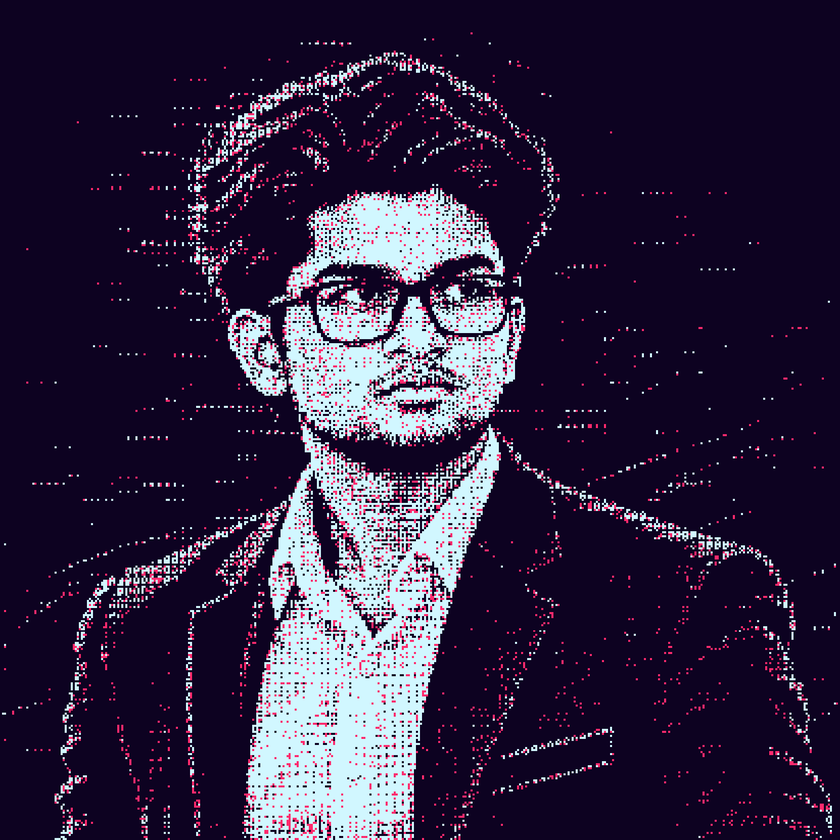
#> input picture assets/your-photo.png, 840 x 840 px, shrunk from 1662 x 1662 before the run
$ python make_ascii_portrait.py ../assets/your-photo.png
#> lines starting #> are read from the running program, lines starting #| are printed output that depends on the picture
import argparse
import html
from pathlib import Path

from PIL import Image, ImageOps


RAMP = " .:-=+*#%@"
WIDTH = 100
HEIGHT = 60
FONT_SIZE = 8
LINE_HEIGHT = 8


def build_svg(source: Path) -> str:
    image = Image.open(source).convert("RGB")
    image = ImageOps.fit(image, (WIDTH, HEIGHT), method=Image.Resampling.LANCZOS)
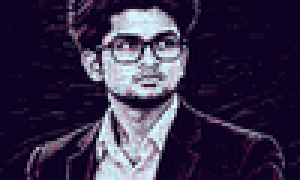
#> image: PIL image 100x60 RGB (shown 3 times larger); mean R, G, B 53, 43.5, 70.6
    grayscale = ImageOps.autocontrast(ImageOps.grayscale(image))
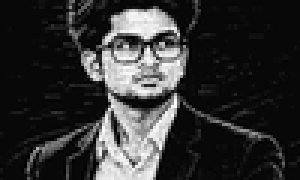
#> grayscale: PIL image 100x60 L (shown 3 times larger); min 0, max 255, mean 50

    rows = []
    for row_index in range(HEIGHT):
        y = 58 + row_index * LINE_HEIGHT
        pixels = []
        for value in (grayscale.getpixel((x, row_index)) for x in range(WIDTH)):
            ramp_index = round((255 - value) * (len(RAMP) - 1) / 255)
            pixels.append(RAMP[ramp_index])
        text = html.escape("".join(pixels))
        delay = row_index * 0.045
        rows.append(
            f'<text x="10" y="{y}" opacity="1">{text}'
            f'<animate attributeName="opacity" values="0;1" '
            f'begin="{delay:.3f}s" dur="0.18s" fill="freeze" />'
            "</text>"
        )

    return (
        '<svg xmlns="http://www.w3.org/2000/svg" width="500" height="600" '
        'viewBox="0 0 500 600" role="img" aria-labelledby="title description">'
        "<title id=\"title\">Ajay Varsan ASCII portrait</title>"
        "<desc id=\"description\">A monochrome ASCII portrait that reveals row by row.</desc>"
        '<rect width="500" height="600" rx="12" fill="#0A192F" />'
        '<g fill="#D1D5DB" font-family="Consolas, Courier New, monospace" '
        'font-size="8" xml:space="preserve">'
        + "".join(rows)
        + "</g></svg>"
    )


def main() -> None:
    parser = argparse.ArgumentParser(
        description="Turn a portrait photo into an animated ASCII SVG."
    )
    parser.add_argument("photo", type=Path, help="Path to a JPG, PNG, or other Pillow-readable photo")
    parser.add_argument(
        "--output",
        type=Path,
        default=Path("assets/ajay-ascii.svg"),
        help="Output SVG path (default: assets/ajay-ascii.svg)",
    )
    args = parser.parse_args()

    if not args.photo.is_file():
        parser.error(f"photo not found: {args.photo}")

    svg = build_svg(args.photo)
    args.output.parent.mkdir(parents=True, exist_ok=True)
    args.output.write_text(svg, encoding="utf-8")
    print(f"Wrote {args.output}")


if __name__ == "__main__":
    main()
